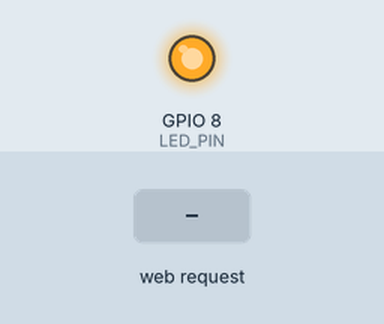
Simulated run of this sketch. Board: ESP32-S3. Parts: output pins drawn as LEDs (lit = HIGH). The inputs (shaded band) are chosen by the test bench. What the sketch prints to the serial monitor is not drawn.

Above: at 2.2 s.
2.3 s: HTTP request GET /toggle received
At 3.0 s:
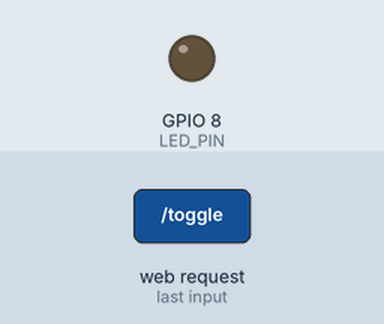
Timing chart, 0 to 5.3 s (numbered marks = the images above; inputs shaded):
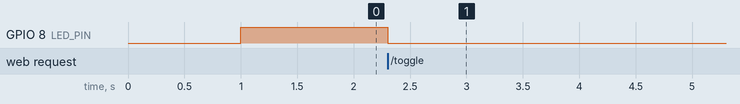

The sketch:

esp32wifi.ino
```cpp
#include <WiFi.h>
#include <WebServer.h>

WebServer server(80);

const int LED_PIN = 8;      // C3 SuperMini 板载 LED；S3 改成 48

bool ledOn = false;

// ---------- 首页 ----------
void handleRoot() {
  String html = "<!DOCTYPE html><html><head><meta charset='UTF-8'>";
  html += "<meta name='viewport' content='width=device-width,initial-scale=1'>";
  html += "<title>ESP32</title></head>";
  html += "<body style='text-align:center;font-family:sans-serif;padding-top:50px'>";
  html += "<h1>ESP32 SuperMini</h1>";
  html += "<h2>LED: ";
  html += ledOn ? "<span style='color:green'>ON</span>" : "<span style='color:red'>OFF</span>";
  html += "</h2>";
  html += "<p><a href='/toggle'><button style='font-size:24px;padding:15px 40px'>";
  html += ledOn ? "TURN OFF" : "TURN ON";
  html += "</button></a></p>";
  html += "</body></html>";
  server.send(200, "text/html", html);
}

// ---------- 切换 LED ----------
void handleToggle() {
  ledOn = !ledOn;
  digitalWrite(LED_PIN, ledOn ? LOW : HIGH);   // 低电平点亮
  server.sendHeader("Location", "/");
  server.send(303);
}

void setup() {
  Serial.begin(115200);
  delay(1000);

  // 板载 LED 初始化，默认熄灭
  pinMode(LED_PIN, OUTPUT);
  digitalWrite(LED_PIN, HIGH);   // 高电平 = 灭

  // 开启热点
  WiFi.softAP("ESP32", "12345678");
  Serial.println("AP started");
  Serial.print("IP: ");
  Serial.println(WiFi.softAPIP());   // 192.168.4.1

  // 注册路由
  server.on("/", handleRoot);
  server.on("/toggle", handleToggle);
  server.begin();
  Serial.println("HTTP server started");
}

void loop() {
  server.handleClient();
}
```

Measured:
- after the input at 2.3 s, GPIO 8 (LED_PIN): HIGH → LOW at once
